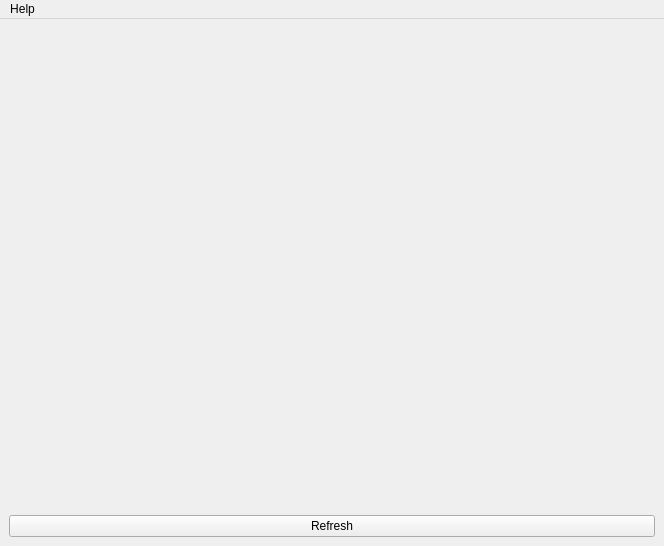
<?xml version="1.0" encoding="UTF-8"?>
<ui version="4.0">
 <class>VncWindow</class>
 <widget class="QMainWindow" name="VncWindow">
  <property name="geometry">
   <rect>
    <x>0</x>
    <y>0</y>
    <width>664</width>
    <height>546</height>
   </rect>
  </property>
  <property name="windowTitle">
   <string>VncWindow</string>
  </property>
  <widget class="QWidget" name="centralwidget">
   <layout class="QVBoxLayout" name="verticalLayout">
    <item>
     <layout class="QGridLayout" name="gridLayout">
      <item row="0" column="0">
       <widget class="QVNCClientWidget" name="vncView" native="true">
        <property name="sizePolicy">
         <sizepolicy hsizetype="Preferred" vsizetype="Expanding">
          <horstretch>0</horstretch>
          <verstretch>0</verstretch>
         </sizepolicy>
        </property>
       </widget>
      </item>
     </layout>
    </item>
    <item>
     <widget class="QPushButton" name="refreshPushbuttion">
      <property name="text">
       <string>Refresh</string>
      </property>
     </widget>
    </item>
   </layout>
  </widget>
  <widget class="QMenuBar" name="menuBar">
   <property name="geometry">
    <rect>
     <x>0</x>
     <y>0</y>
     <width>664</width>
     <height>30</height>
    </rect>
   </property>
   <widget class="QMenu" name="menuHelp">
    <property name="title">
     <string>Help</string>
    </property>
    <addaction name="actionHelp"/>
    <addaction name="separator"/>
    <addaction name="actionAbout"/>
    <addaction name="actionAbout_Qt"/>
   </widget>
   <addaction name="menuHelp"/>
  </widget>
  <action name="actionHelp">
   <property name="icon">
    <iconset resource="../res/resource.qrc">
     <normaloff>:/boardview/icons/help.png</normaloff>:/boardview/icons/help.png</iconset>
   </property>
   <property name="text">
    <string>Help</string>
   </property>
  </action>
  <action name="actionAbout">
   <property name="icon">
    <iconset resource="../res/resource.qrc">
     <normaloff>:/boardview/icons/about.png</normaloff>:/boardview/icons/about.png</iconset>
   </property>
   <property name="text">
    <string>About</string>
   </property>
  </action>
  <action name="actionAbout_Qt">
   <property name="icon">
    <iconset resource="../res/resource.qrc">
     <normaloff>:/boardview/icons/aboutqt.png</normaloff>:/boardview/icons/aboutqt.png</iconset>
   </property>
   <property name="text">
    <string>About Qt</string>
   </property>
  </action>
 </widget>
 <customwidgets>
  <customwidget>
   <class>QVNCClientWidget</class>
   <extends>QWidget</extends>
   <header>qvncclientwidget.h</header>
   <container>1</container>
  </customwidget>
 </customwidgets>
 <resources>
  <include location="../res/resource.qrc"/>
 </resources>
 <connections/>
</ui>
